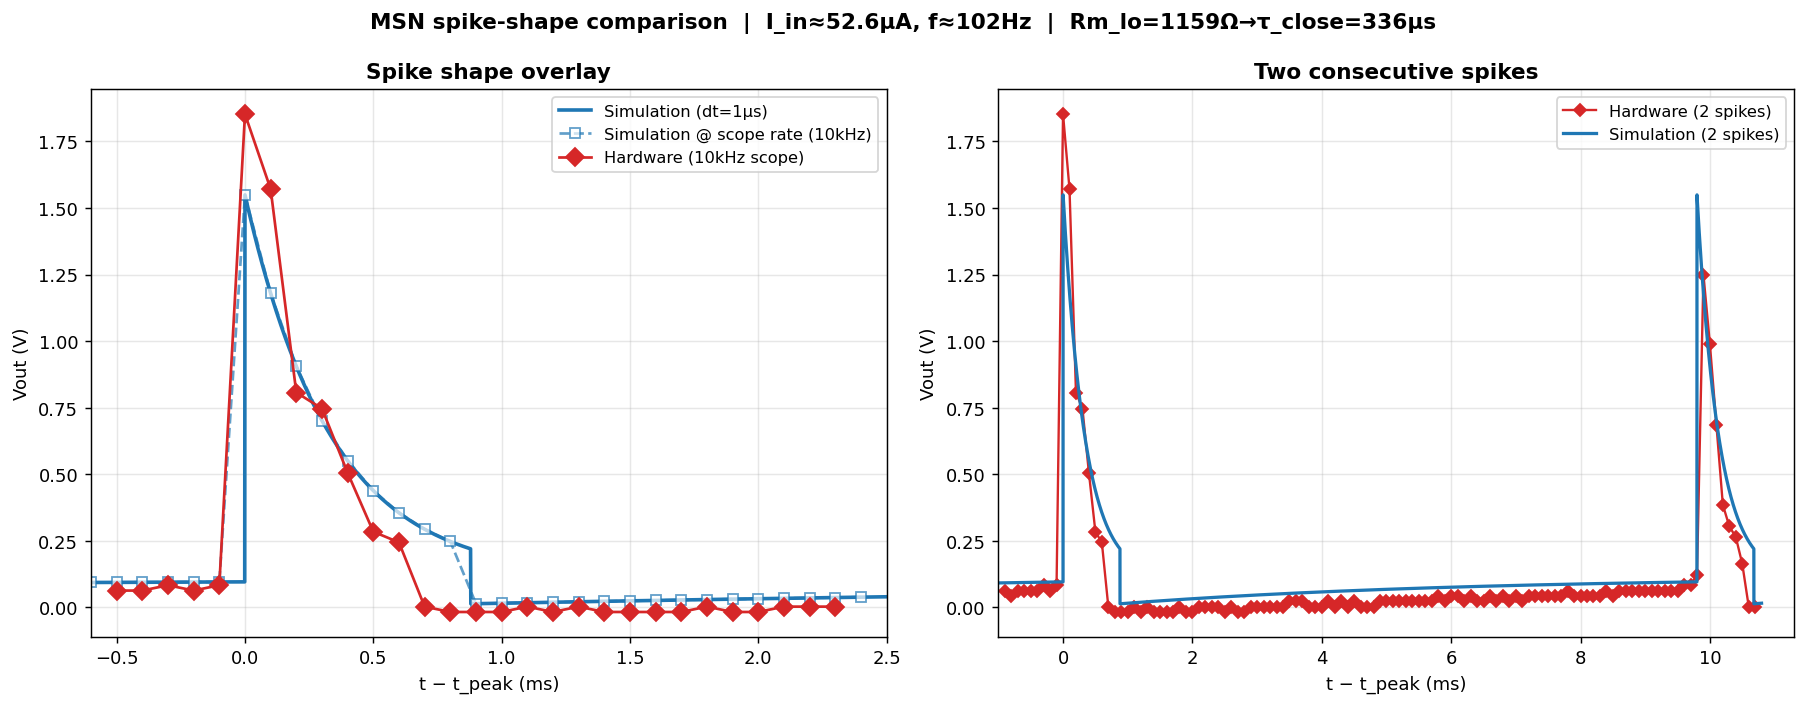

Source code (Python):
"""Overlay one hardware spike vs one simulation spike (Vout)."""
import os, struct
import numpy as np
import matplotlib; matplotlib.use('Agg')
import matplotlib.pyplot as plt
from scipy.signal import find_peaks
from brian2 import *

BASE="experiment_data_compare"

def load_trace(base,binf,ch):
    with open(os.path.join(base,binf),"rb") as f:
        assert f.read(2)==b"AG"; f.read(2)
        _,nw=struct.unpack("2i",f.read(8)); tgt=ch-1
        ta=va=None
        for i in range(nw):
            hb=f.read(140); pts=struct.unpack_from("i",hb,12)[0]
            nb=struct.unpack_from("i",hb,8)[0]
            xi=struct.unpack_from("d",hb,32)[0]; xo=struct.unpack_from("d",hb,40)[0]
            for _ in range(nb):
                _,bt,_,bs=struct.unpack("ihhi",f.read(12)); dat=f.read(bs)
                if i==tgt and bt==1:
                    ta=xo+np.arange(pts)*xi; va=np.frombuffer(dat,dtype=np.float32)
    return ta,va

t,v=load_trace(BASE,"O4scope_4.bin",1)
dt_hw=t[1]-t[0]
dist=max(1,int(0.005/dt_hw))
pk,_=find_peaks(v,height=0.2,distance=dist)

# pick two clean consecutive spikes from a steady ~165Hz region (first tonic plateau)
# choose peaks whose amplitude is near the median (avoid clipped/partial)
amps=v[pk]
med=np.median(amps)
# find a peak in mid-trace with amp close to median and a neighbour spike after it
cand=[p for p in pk if abs(v[p]-med)<0.15]
p0=cand[len(cand)//2]
# window a single spike: from ~0.6ms before to ~2ms after peak
w_pre=int(0.0006/dt_hw); w_post=int(0.0025/dt_hw)
seg_t=(t[p0-w_pre:p0+w_post]-t[p0])*1e3   # ms, aligned to peak
seg_v=v[p0-w_pre:p0+w_post]
print(f"HW spike: peak {v[p0]:.3f} V, samples in window = {len(seg_v)} (dt={dt_hw*1e6:.0f}µs)")

# local firing rate around this spike -> infer current for the sim
loc=pk[(pk>p0-int(0.05/dt_hw))&(pk<p0+int(0.05/dt_hw))]
f_loc=1/np.mean(np.diff(t[loc])) if len(loc)>2 else np.nan
print(f"local rate ~ {f_loc:.0f} Hz")

# ── simulation at matched current (from fit: f=165Hz -> ~67.9µA) ──
d=np.load(f"{BASE}/_fit_curve.npz")
Rm_hi=float(d['Rm_hi']);Rm_lo=float(d['Rm_lo']);Vth_v=float(d['Vth'])
Ra_v=float(d['Ra']);Cm_v=float(d['Cm']);I_hold_v=float(d['I_hold'])
# choose I so that model rate == local hardware rate
Ig=d['Igrid'];fg=d['fgrid']
I_match=float(np.interp(f_loc,fg[:np.argmax(fg)],Ig[:np.argmax(fg)])) if not np.isnan(f_loc) else 67.9e-6
print(f"matched sim current = {I_match*1e6:.1f} µA")

prefs.codegen.target='numpy'; defaultclock.dt=1*us
eqs='''
dVm/dt=(I_in-Vm/(Rm_S+Ra))/Cm:volt
Rm_S=(1-s)*Rm_hi+s*Rm_lo:ohm
I_M=Vm/(Rm_S+Ra):amp
Vout=Vm*Ra/(Rm_S+Ra):volt
I_in:amp
s:1
'''
G=NeuronGroup(1,eqs,threshold='Vm>Vth and s<0.5',reset='s=1',
    events={'reopen':'I_M<I_hold and s>0.5'},method='euler',
    namespace=dict(Cm=Cm_v*farad,Ra=Ra_v*ohm,Rm_hi=Rm_hi*ohm,Rm_lo=Rm_lo*ohm,
                   Vth=Vth_v*volt,I_hold=I_hold_v*amp))
G.run_on_event('reopen','s=0'); G.Vm=0*volt;G.s=0;G.I_in=I_match*amp
stm=StateMonitor(G,'Vout',record=True,dt=1*us); spm=SpikeMonitor(G)
run(200*ms)
tv=np.array(stm.t/ms); vo=np.array(stm.Vout[0]/volt)
# take the 2nd spike (steady state), align peak to 0
st=float(spm.t[1]/ms)
m=(tv>st-0.6)&(tv<st+2.5)
sp_t=tv[m]; sp_v=vo[m]
pk_i=np.argmax(sp_v); sp_t=sp_t-sp_t[pk_i]
print(f"SIM spike: peak {sp_v.max():.3f} V")

# downsample sim to scope rate for fair comparison
ds_t=np.arange(sp_t[0],sp_t[-1],dt_hw*1e3)
ds_v=np.interp(ds_t,sp_t,sp_v)

# ── plot ──
fig,axes=plt.subplots(1,2,figsize=(14,5.5))
for ax,title in zip(axes,['Spike shape overlay','Two consecutive spikes']):
    ax.set_xlabel('t − t_peak (ms)'); ax.set_ylabel('Vout (V)')
    ax.grid(alpha=0.3); ax.set_title(title,fontweight='bold')

ax=axes[0]
ax.plot(sp_t,sp_v,'-',color='C0',lw=2,label='Simulation (dt=1µs)')
ax.plot(ds_t,ds_v,'s--',color='C0',ms=6,mfc='white',alpha=0.7,
        label=f'Simulation @ scope rate (10kHz)')
ax.plot(seg_t,seg_v,'D-',color='C3',ms=7,lw=1.5,label='Hardware (10kHz scope)')
ax.legend(fontsize=9); ax.set_xlim(-0.6,2.5)

# right: two consecutive HW spikes vs two sim spikes
ax=axes[1]
p1=cand[len(cand)//2]; 
# two consecutive hw peaks
nxt=pk[pk>p1][0]
w0=int(0.001/dt_hw); w1=int(0.001/dt_hw)
hw_m=slice(p1-w0, nxt+w1)
hw_tt=(t[hw_m]-t[p1])*1e3; hw_vv=v[hw_m]
ax.plot(hw_tt,hw_vv,'D-',color='C3',ms=5,lw=1.3,label='Hardware (2 spikes)')
# two sim spikes
st0=float(spm.t[1]/ms); st1=float(spm.t[2]/ms)
mm=(tv>st0-1)&(tv<st1+1); s2t=tv[mm]-st0; s2v=vo[mm]
ax.plot(s2t,s2v,'-',color='C0',lw=1.8,label='Simulation (2 spikes)')
ax.legend(fontsize=9)
ax.set_xlim(-1, (st1-st0)+1.5)

fig.suptitle(f'MSN spike-shape comparison  |  I_in≈{I_match*1e6:.1f}µA, '
             f'f≈{f_loc:.0f}Hz  |  Rm_lo={Rm_lo:.0f}Ω→τ_close={Cm_v*(Rm_lo+Ra_v)*1e6:.0f}µs',
             fontweight='bold')
fig.tight_layout()
fig.savefig(f"{BASE}/spike_shape_compare.png",dpi=130,bbox_inches='tight')
print("saved -> spike_shape_compare.png")

# numbers
def fwhm(tt,vv):
    pkv=vv.max(); half=pkv/2; pi=np.argmax(vv)
    l=pi
    while l>0 and vv[l]>half:l-=1
    r=pi
    while r<len(vv)-1 and vv[r]>half:r+=1
    return tt[r]-tt[l]
print(f"\nHW peak   {seg_v.max():.3f} V   FWHM {fwhm(seg_t,seg_v):.3f} ms")
print(f"SIM peak  {sp_v.max():.3f} V   FWHM {fwhm(sp_t,sp_v):.3f} ms")
